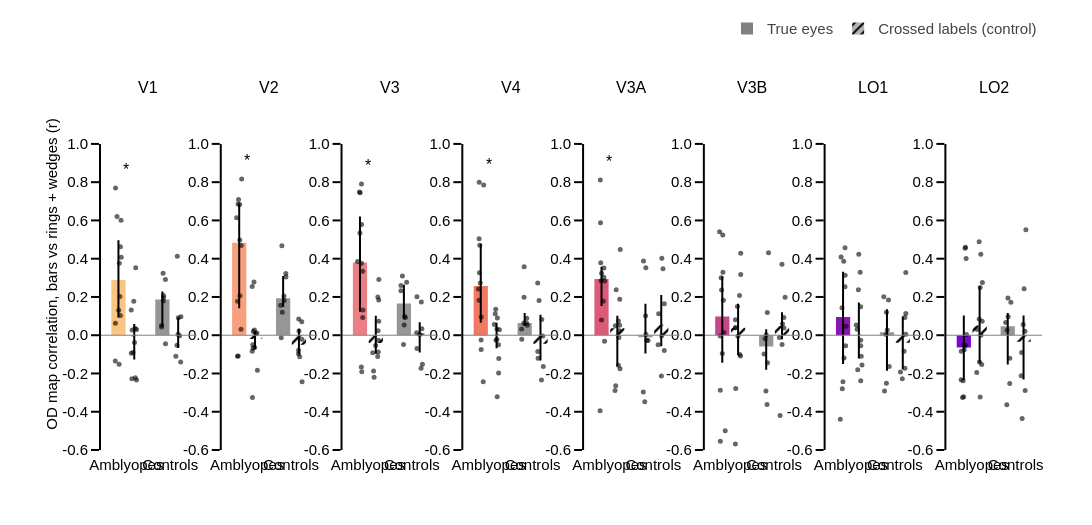

This figure's notebook cell:
### Markdown cell above
### Figure 3B — map correlation, true eyes vs crossed labels (all subjects)

For each subject and ROI, the weighted r between the OD maps of the two halves. Solid bars: true eyes; hatched: crossed labels (negative control). Median and 25-75 %, one dot per subject. Stars: true r > crossed r (paired Wilcoxon, one-sided, FDR over the 8 ROIs, per group); the test true r > 0 is in the table above.

### Code cell
rng = np.random.default_rng(0)
conds = [('r_true', '', 'True eyes'), ('r_crossed', '/', 'Crossed labels (control)')]
w = 0.36
r_ticks = nice_ticks(df_sh[['r_true', 'r_crossed']].values.ravel(), 0.2)
y_step = (r_ticks[-1] - r_ticks[0]) * 0.05
fig = make_subplots(rows=1, cols=cols, subplot_titles=rois_to_keep, horizontal_spacing=hor_spacing)
for col_idx, roi in enumerate(rois_to_keep, start=1):
    for g_i, group in enumerate(groups):
        dg = df_sh[(df_sh.roi == roi) & (df_sh.group == group)]
        color = roi_colors_rgb[roi] if group == 'patient' else ctrl_color
        for (value, pattern, _), off in zip(conds, [-w / 2, w / 2]):
            v = dg[value].dropna()
            med, p25, p75 = v.median(), np.percentile(v, 25), np.percentile(v, 75)
            fig.add_trace(go.Bar(x=[g_i + off], y=[med], width=w * 0.9, showlegend=False,
                                 marker=dict(color=color, pattern=dict(shape=pattern, fgcolor='rgba(0,0,0,1)', bgcolor='rgba(0,0,0,0)', size=8)),
                                 error_y=dict(type='data', array=[p75 - med], arrayminus=[med - p25], thickness=2, width=0, color='black')),
                          row=1, col=col_idx)
            fig.add_trace(go.Scatter(x=g_i + off + rng.uniform(-w * 0.2, w * 0.2, len(v)), y=v, mode='markers', showlegend=False,
                                     marker=dict(size=5, color='rgba(0,0,0,0.6)')), row=1, col=col_idx)
        top = max(dg.r_true.max(), dg.r_crossed.max(), 0)
        fig.add_annotation(x=g_i, y=top + y_step / 2, yanchor='bottom', showarrow=False, font=dict(size=16),
                           text=stars(sh_stats.loc[(group, roi), 'p_true_vs_crossed_fdr']), row=1, col=col_idx)
    xref, yref = 'x{}'.format('' if col_idx == 1 else col_idx), 'y{}'.format('' if col_idx == 1 else col_idx)
    fig.add_shape(type='line', x0=0, x1=1, y0=0, y1=0, xref='{} domain'.format(xref), yref=yref, line=dict(color='grey', width=1))
    fig.add_shape(type='line', x0=0, x1=0, y0=r_ticks[0], y1=r_ticks[-1], xref='{} domain'.format(xref), yref=yref,
                  line=dict(color=template_specs['axes_color'], width=template_specs['axes_width']))
for _, pattern, label in conds:
    fig.add_trace(go.Bar(x=[None], y=[None], name=label, marker=dict(color='rgba(128,128,128,1)',
                         pattern=dict(shape=pattern, fgcolor='rgba(0,0,0,1)', bgcolor='rgba(0,0,0,0.3)', size=8))), row=1, col=1)
fig.update_xaxes(showline=True, ticklen=0, linecolor='rgba(255,255,255,0)', tickangle=0, range=[-0.6, 1.6],
                 tickvals=[0, 1], ticktext=[group_labels[g] for g in groups])
fig.update_yaxes(showline=False, range=[r_ticks[0], r_ticks[-1] + 3 * y_step], tickvals=r_ticks,
                 ticktext=['{:.1f}'.format(t) for t in r_ticks])
fig.update_yaxes(title_text='OD map correlation, bars vs rings + wedges (r)', row=1, col=1)
fig.update_layout(template=fig_template, height=fig_height, width=fig_width,
                  legend=dict(orientation='h', font_family=template_specs['font'], font_size=template_specs['axes_font_size'],
                              x=1, y=1.15, xanchor='right', yanchor='bottom', bgcolor='rgba(0,0,0,0)', itemwidth=30),
                  margin_l=fig_margin[0], margin_t=fig_margin[1] + 40, margin_r=fig_margin[2], margin_b=fig_margin[3])
fig.show()
fig.write_image('{}/od_v6_fig3B_map_correlation_vs_crossed.pdf'.format(fig_dir))

### Figure 1 — Plotly figure (JSON) as saved in the notebook; plotly's stock layout.template omitted (floating-point values rounded to 4 significant figures)
{"data": [{"error_y": {"array": [0.2079], "arrayminus": [0.1965], "color": "black", "thickness": 2, "type": "data", "width": 0}, "marker": {"color": "rgb(250, 196, 132)", "pattern": {"bgcolor": "rgba(0, 0, 0, 0)", "fgcolor": "rgba(0, 0, 0, 1)", "shape": "", "size": 8}}, "showlegend": false, "type": "bar", "width": 0.324, "x": [-0.18], "xaxis": "x", "y": [0.2891], "yaxis": "y"}, {"marker": {"color": "rgba(0, 0, 0, 0.6)", "size": 5}, "mode": "markers", "showlegend": false, "type": "scatter", "x": [-0.1603, -0.2132, -0.2461, -0.2496, -0.1349, -0.1206, -0.1646, -0.147, -0.1737, -0.1173, -0.1345, -0.2516], "xaxis": "x", "y": [0.3755, 0.6199, 0.7698, 0.06251, 0.4624, 0.6006, -0.1524, 0.2027, 0.1301, 0.4081, 0.1026, -0.1352], "yaxis": "y"}, {"error_y": {"array": [0.06435], "arrayminus": [0.1209], "color": "black", "thickness": 2, "type": "data", "width": 0}, "marker": {"color": "rgb(250, 196, 132)", "pattern": {"bgcolor": "rgba(0, 0, 0, 0)", "fgcolor": "rgba(0, 0, 0, 1)", "shape": "/", "size": 8}}, "showlegend": false, "type": "bar", "width": 0.324, "x": [0.18], "xaxis": "x", "y": [-0.005415], "yaxis": "y"}, {"marker": {"color": "rgba(0, 0, 0, 0.6)", "size": 5}, "mode": "markers", "showlegend": false, "type": "scatter", "x": [0.2315, 0.1128, 0.2131, 0.1333, 0.2323, 0.186, 0.1512, 0.1689, 0.1121, 0.1259, 0.2046, 0.2012], "xaxis": "x", "y": [-0.2343, -0.09422, 0.3529, 0.02788, 0.02955, -0.03871, -0.09073, 0.1772, 0.1315, -0.2269, -0.2227, 0.03474], "yaxis": "y"}, {"error_y": {"array": [0.04108], "arrayminus": [0.1385], "color": "black", "thickness": 2, "type": "data", "width": 0}, "marker": {"color": "rgb(150,150,150)", "pattern": {"bgcolor": "rgba(0, 0, 0, 0)", "fgcolor": "rgba(0, 0, 0, 1)", "shape": "", "size": 8}}, "showlegend": false, "type": "bar", "width": 0.324, "x": [0.82], "xaxis": "x", "y": [0.1871], "yaxis": "y"}, {"marker": {"color": "rgba(0, 0, 0, 0.6)", "size": 5}, "mode": "markers", "showlegend": false, "type": "scatter", "x": [0.8366, 0.8032, 0.8916, 0.8892, 0.8467, 0.8417, 0.8471, 0.804], "xaxis": "x", "y": [0.3246, 0.04232, -0.04499, 0.2911, 0.2072, 0.1783, 0.1959, 0.05074], "yaxis": "y"}, {"error_y": {"array": [0.09156], "arrayminus": [0.06787], "color": "black", "thickness": 2, "type": "data", "width": 0}, "marker": {"color": "rgb(150,150,150)", "pattern": {"bgcolor": "rgba(0, 0, 0, 0)", "fgcolor": "rgba(0, 0, 0, 1)", "shape": "/", "size": 8}}, "showlegend": false, "type": "bar", "width": 0.324, "x": [1.18], "xaxis": "x", "y": [0.001136], "yaxis": "y"}, {"marker": {"color": "rgba(0, 0, 0, 0.6)", "size": 5}, "mode": "markers", "showlegend": false, "type": "scatter", "x": [1.127, 1.212, 1.184, 1.153, 1.178, 1.236, 1.243, 1.16], "xaxis": "x", "y": [-0.1096, -0.002195, 0.09163, -0.05243, 0.004466, -0.1401, 0.09591, 0.4125], "yaxis": "y"}, {"error_y": {"array": [0.2006], "arrayminus": [0.3423], "color": "black", "thickness": 2, "type": "data", "width": 0}, "marker": {"color": "rgb(248, 160, 126)", "pattern": {"bgcolor": "rgba(0, 0, 0, 0)", "fgcolor": "rgba(0, 0, 0, 1)", "shape": "", "size": 8}}, "showlegend": false, "type": "bar", "width": 0.324, "x": [-0.18], "xaxis": "x2", "y": [0.4835], "yaxis": "y2"}, {"marker": {"color": "rgba(0, 0, 0, 0.6)", "size": 5}, "mode": "markers", "showlegend": false, "type": "scatter", "x": [-0.1697, -0.2057, -0.1664, -0.2033, -0.1956, -0.1238, -0.2193, -0.1623, -0.2399, -0.1321, -0.1387, -0.2175], "xaxis": "x2", "y": [0.6836, 0.6855, 0.4975, -0.1084, 0.7088, 0.8162, -0.1097, 0.2068, 0.6141, 0.4695, 0.03099, 0.1779], "yaxis": "y2"}, {"error_y": {"array": [0.04174], "arrayminus": [0.0516], "color": "black", "thickness": 2, "type": "data", "width": 0}, "marker": {"color": "rgb(248, 160, 126)", "pattern": {"bgcolor": "rgba(0, 0, 0, 0)", "fgcolor": "rgba(0, 0, 0, 1)", "shape": "/", "size": 8}}, "showlegend": false, "type": "bar", "width": 0.324, "x": [0.18], "xaxis": "x2", "y": [-0.02013], "yaxis": "y2"}, {"marker": {"color": "rgba(0, 0, 0, 0.6)", "size": 5}, "mode": "markers", "showlegend": false, "type": "scatter", "x": [0.2342, 0.1164, 0.1564, 0.1296, 0.1728, 0.2227, 0.1412, 0.1155, 0.1663, 0.1366, 0.1211, 0.1916], "xaxis": "x2", "y": [-0.1829, -0.08428, 0.2784, -0.04966, -0.0643, 0.01222, 0.01966, 0.2549, 0.02745, -0.06755, -0.326, 0.009399], "yaxis": "y2"}, {"error_y": {"array": [0.1156], "arrayminus": [0.04567], "color": "black", "thickness": 2, "type": "data", "width": 0}, "marker": {"color": "rgb(150,150,150)", "pattern": {"bgcolor": "rgba(0, 0, 0, 0)", "fgcolor": "rgba(0, 0, 0, 1)", "shape": "", "size": 8}}, "showlegend": false, "type": "bar", "width": 0.324, "x": [0.82], "xaxis": "x2", "y": [0.1934], "yaxis": "y2"}, {"marker": {"color": "rgba(0, 0, 0, 0.6)", "size": 5}, "mode": "markers", "showlegend": false, "type": "scatter", "x": [0.791, 0.8448, 0.7767, 0.8837, 0.8006, 0.7632, 0.8386, 0.8815], "xaxis": "x2", "y": [0.4678, 0.1814, -0.0133, 0.3046, 0.1202, 0.157, 0.2055, 0.3225], "yaxis": "y2"}, {"error_y": {"array": [0.08365], "arrayminus": [0.051], "color": "black", "thickness": 2, "type": "data", "width": 0}, "marker": {"color": "rgb(150,150,150)", "pattern": {"bgcolor": "rgba(0, 0, 0, 0)", "fgcolor": "rgba(0, 0, 0, 1)", "shape": "/", "size": 8}}, "showlegend": false, "type": "bar", "width": 0.324, "x": [1.18], "xaxis": "x2", "y": [-0.0497], "yaxis": "y2"}, {"marker": {"color": "rgba(0, 0, 0, 0.6)", "size": 5}, "mode": "markers", "showlegend": false, "type": "scatter", "x": [1.171, 1.245, 1.18, 1.169, 1.197, 1.251, 1.245, 1.174], "xaxis": "x2", "y": [-0.07882, -0.02057, 0.02165, -0.09679, -0.1124, -0.2429, 0.07089, 0.08445], "yaxis": "y2"}, {"error_y": {"array": [0.2401], "arrayminus": [0.2581], "color": "black", "thickness": 2, "type": "data", "width": 0}, "marker": {"color": "rgb(235, 127, 134)", "pattern": {"bgcolor": "rgba(0, 0, 0, 0)", "fgcolor": "rgba(0, 0, 0, 1)", "shape": "", "size": 8}}, "showlegend": false, "type": "bar", "width": 0.324, "x": [-0.18], "xaxis": "x3", "y": [0.3805], "yaxis": "y3"}, {"marker": {"color": "rgba(0, 0, 0, 0.6)", "size": 5}, "mode": "markers", "showlegend": false, "type": "scatter", "x": [-0.1429, -0.1804, -0.1758, -0.1388, -0.1923, -0.1462, -0.1496, -0.1178, -0.2354, -0.147, -0.1185, -0.1126], "xaxis": "x3", "y": [0.5793, 0.5342, 0.7444, -0.191, 0.7485, 0.7907, -0.1655, 0.3342, 0.385, 0.3761, 0.09324, 0.1322], "yaxis": "y3"}, {"error_y": {"array": [0.1414], "arrayminus": [0.05636], "color": "black", "thickness": 2, "type": "data", "width": 0}, "marker": {"color": "rgb(235, 127, 134)", "pattern": {"bgcolor": "rgba(0, 0, 0, 0)", "fgcolor": "rgba(0, 0, 0, 1)", "shape": "/", "size": 8}}, "showlegend": false, "type": "bar", "width": 0.324, "x": [0.18], "xaxis": "x3", "y": [-0.04004], "yaxis": "y3"}, {"marker": {"color": "rgba(0, 0, 0, 0.6)", "size": 5}, "mode": "markers", "showlegend": false, "type": "scatter", "x": [0.1101, 0.2324, 0.2493, 0.2458, 0.1294, 0.2481, 0.2362, 0.2264, 0.1771, 0.1415, 0.2235, 0.241], "xaxis": "x3", "y": [-0.09132, 0.02369, 0.2914, 0.07363, -0.1871, 0.1845, -0.08819, 0.1996, -0.05343, -0.2193, -0.1116, -0.02665], "yaxis": "y3"}, {"error_y": {"array": [0.09873], "arrayminus": [0.08236], "color": "black", "thickness": 2, "type": "data", "width": 0}, "marker": {"color": "rgb(150,150,150)", "pattern": {"bgcolor": "rgba(0, 0, 0, 0)", "fgcolor": "rgba(0, 0, 0, 1)", "shape": "", "size": 8}}, "showlegend": false, "type": "bar", "width": 0.324, "x": [0.82], "xaxis": "x3", "y": [0.1653], "yaxis": "y3"}, {"marker": {"color": "rgba(0, 0, 0, 0.6)", "size": 5}, "mode": "markers", "showlegend": false, "type": "scatter", "x": [0.7863, 0.8256, 0.8118, 0.8821, 0.7538, 0.8534, 0.8365, 0.7521], "xaxis": "x3", "y": [0.3089, 0.05352, -0.04817, 0.2766, 0.2598, 0.09269, 0.09822, 0.2323], "yaxis": "y3"}, {"error_y": {"array": [0.05979], "arrayminus": [0.09877], "color": "black", "thickness": 2, "type": "data", "width": 0}, "marker": {"color": "rgb(150,150,150)", "pattern": {"bgcolor": "rgba(0, 0, 0, 0)", "fgcolor": "rgba(0, 0, 0, 1)", "shape": "/", "size": 8}}, "showlegend": false, "type": "bar", "width": 0.324, "x": [1.18], "xaxis": "x3", "y": [0.008632], "yaxis": "y3"}, {"marker": {"color": "rgba(0, 0, 0, 0.6)", "size": 5}, "mode": "markers", "showlegend": false, "type": "scatter", "x": [1.212, 1.11, 1.217, 1.182, 1.242, 1.118, 1.229, 1.118], "xaxis": "x3", "y": [-0.1727, 0.01351, 0.1741, 0.003751, -0.1519, -0.06954, 0.03321, 0.2015], "yaxis": "y3"}, {"error_y": {"array": [0.2213], "arrayminus": [0.1917], "color": "black", "thickness": 2, "type": "data", "width": 0}, "marker": {"color": "rgb(240, 120, 100)", "pattern": {"bgcolor": "rgba(0, 0, 0, 0)", "fgcolor": "rgba(0, 0, 0, 1)", "shape": "", "size": 8}}, "showlegend": false, "type": "bar", "width": 0.324, "x": [-0.18], "xaxis": "x4", "y": [0.2572], "yaxis": "y4"}, {"marker": {"color": "rgba(0, 0, 0, 0.6)", "size": 5}, "mode": "markers", "showlegend": false, "type": "scatter", "x": [-0.2024, -0.19, -0.1129, -0.171, -0.2147, -0.2172, -0.1241, -0.2195, -0.2341, -0.2105, -0.1676, -0.1722], "xaxis": "x4", "y": [0.4698, 0.2724, 0.7849, -0.07405, 0.799, 0.5047, -0.2432, 0.1824, 0.242, 0.3264, 0.09587, -0.02557], "yaxis": "y4"}, {"error_y": {"array": [0.06129], "arrayminus": [0.07144], "color": "black", "thickness": 2, "type": "data", "width": 0}, "marker": {"color": "rgb(240, 120, 100)", "pattern": {"bgcolor": "rgba(0, 0, 0, 0)", "fgcolor": "rgba(0, 0, 0, 1)", "shape": "/", "size": 8}}, "showlegend": false, "type": "bar", "width": 0.324, "x": [0.18], "xaxis": "x4", "y": [0.003558], "yaxis": "y4"}, {"marker": {"color": "rgba(0, 0, 0, 0.6)", "size": 5}, "mode": "markers", "showlegend": false, "type": "scatter", "x": [0.2246, 0.1887, 0.1495, 0.1675, 0.2258, 0.1982, 0.2461, 0.1612, 0.1876, 0.1935, 0.2302, 0.1289], "xaxis": "x4", "y": [-0.04985, 0.03289, 0.1122, -0.0267, -0.1977, 0.08984, 0.02872, 0.1357, -0.0216, -0.3215, -0.1219, 0.05651], "yaxis": "y4"}, {"error_y": {"array": [0.05256], "arrayminus": [0.01604], "color": "black", "thickness": 2, "type": "data", "width": 0}, "marker": {"color": "rgb(150,150,150)", "pattern": {"bgcolor": "rgba(0, 0, 0, 0)", "fgcolor": "rgba(0, 0, 0, 1)", "shape": "", "size": 8}}, "showlegend": false, "type": "bar", "width": 0.324, "x": [0.82], "xaxis": "x4", "y": [0.06388], "yaxis": "y4"}, {"marker": {"color": "rgba(0, 0, 0, 0.6)", "size": 5}, "mode": "markers", "showlegend": false, "type": "scatter", "x": [0.8065, 0.879, 0.7542, 0.8665, 0.8078, 0.8675, 0.7494, 0.8006], "xaxis": "x4", "y": [0.198, 0.05274, -0.02171, 0.06411, 0.3577, 0.08926, 0.0331, 0.06364], "yaxis": "y4"}, {"error_y": {"array": [0.152], "arrayminus": [0.08659], "color": "black", "thickness": 2, "type": "data", "width": 0}, "marker": {"color": "rgb(150,150,150)", "pattern": {"bgcolor": "rgba(0, 0, 0, 0)", "fgcolor": "rgba(0, 0, 0, 1)", "shape": "/", "size": 8}}, "showlegend": false, "type": "bar", "width": 0.324, "x": [1.18], "xaxis": "x4", "y": [-0.04494], "yaxis": "y4"}, {"marker": {"color": "rgba(0, 0, 0, 0.6)", "size": 5}, "mode": "markers", "showlegend": false, "type": "scatter", "x": [1.119, 1.202, 1.147, 1.209, 1.244, 1.126, 1.233, 1.117], "xaxis": "x4", "y": [-0.08534, -0.2341, 0.181, 0.08239, -0.1634, -0.1209, -0.004542, 0.2728], "yaxis": "y4"}, {"error_y": {"array": [0.064], "arrayminus": [0.1418], "color": "black", "thickness": 2, "type": "data", "width": 0}, "marker": {"color": "rgb(220, 90, 120)", "pattern": {"bgcolor": "rgba(0, 0, 0, 0)", "fgcolor": "rgba(0, 0, 0, 1)", "shape": "", "size": 8}}, "showlegend": false, "type": "bar", "width": 0.324, "x": [-0.18], "xaxis": "x5", "y": [0.2943], "yaxis": "y5"}, {"marker": {"color": "rgba(0, 0, 0, 0.6)", "size": 5}, "mode": "markers", "showlegend": false, "type": "scatter", "x": [-0.1972, -0.1901, -0.1816, -0.1114, -0.1403, -0.2075, -0.2131, -0.1277, -0.1251, -0.1785, -0.2024, -0.1087], "xaxis": "x5", "y": [0.3785, 0.2853, 0.07889, -0.03186, 0.1771, 0.8108, -0.3947, 0.3034, 0.3516, 0.324, 0.5877, 0.2837], "yaxis": "y5"}, {"error_y": {"array": [0.06614], "arrayminus": [0.198], "color": "black", "thickness": 2, "type": "data", "width": 0}, "marker": {"color": "rgb(220, 90, 120)", "pattern": {"bgcolor": "rgba(0, 0, 0, 0)", "fgcolor": "rgba(0, 0, 0, 1)", "shape": "/", "size": 8}}, "showlegend": false, "type": "bar", "width": 0.324, "x": [0.18], "xaxis": "x5", "y": [0.0361], "yaxis": "y5"}, {"marker": {"color": "rgba(0, 0, 0, 0.6)", "size": 5}, "mode": "markers", "showlegend": false, "type": "scatter", "x": [0.1535, 0.1343, 0.2347, 0.225, 0.2042, 0.246, 0.2413, 0.2157, 0.2319, 0.1436, 0.1283, 0.2045], "xaxis": "x5", "y": [0.2382, 0.04934, 0.1879, 0.02286, 0.07368, 0.4478, -0.1754, -0.01146, 0.05224, -0.2648, -0.2896, -0.1574], "yaxis": "y5"}, {"error_y": {"array": [0.1753], "arrayminus": [0.08432], "color": "black", "thickness": 2, "type": "data", "width": 0}, "marker": {"color": "rgb(150,150,150)", "pattern": {"bgcolor": "rgba(0, 0, 0, 0)", "fgcolor": "rgba(0, 0, 0, 1)", "shape": "", "size": 8}}, "showlegend": false, "type": "bar", "width": 0.324, "x": [0.82], "xaxis": "x5", "y": [-0.01084], "yaxis": "y5"}, {"marker": {"color": "rgba(0, 0, 0, 0.6)", "size": 5}, "mode": "markers", "showlegend": false, "type": "scatter", "x": [0.8509, 0.7721, 0.805, 0.8791, 0.8288, 0.8313, 0.776, 0.8237], "xaxis": "x5", "y": [-0.02608, -0.297, -0.3483, -0.02787, 0.3523, 0.004406, 0.3875, 0.1018], "yaxis": "y5"}, {"error_y": {"array": [0.1554], "arrayminus": [0.1123], "color": "black", "thickness": 2, "type": "data", "width": 0}, "marker": {"color": "rgb(150,150,150)", "pattern": {"bgcolor": "rgba(0, 0, 0, 0)", "fgcolor": "rgba(0, 0, 0, 1)", "shape": "/", "size": 8}}, "showlegend": false, "type": "bar", "width": 0.324, "x": [1.18], "xaxis": "x5", "y": [0.05484], "yaxis": "y5"}, {"marker": {"color": "rgba(0, 0, 0, 0.6)", "size": 5}, "mode": "markers", "showlegend": false, "type": "scatter", "x": [1.183, 1.121, 1.249, 1.19, 1.109, 1.219, 1.249, 1.193], "xaxis": "x5", "y": [-0.2135, 0.1119, 0.1644, -0.00218, -0.04976, 0.3477, -0.08044, 0.4025], "yaxis": "y5"}, {"error_y": {"array": [0.2096], "arrayminus": [0.242], "color": "black", "thickness": 2, "type": "data", "width": 0}, "marker": {"color": "rgb(200, 70, 140)", "pattern": {"bgcolor": "rgba(0, 0, 0, 0)", "fgcolor": "rgba(0, 0, 0, 1)", "shape": "", "size": 8}}, "showlegend": false, "type": "bar", "width": 0.324, "x": [-0.18], "xaxis": "x6", "y": [0.09831], "yaxis": "y6"}, {"marker": {"color": "rgba(0, 0, 0, 0.6)", "size": 5}, "mode": "markers", "showlegend": false, "type": "scatter", "x": [-0.206, -0.225, -0.1552, -0.2239, -0.1688, -0.1653, -0.1134, -0.2416, -0.18, -0.1448, -0.2265, -0.1961], "xaxis": "x6", "y": [0.3006, -0.2882, 0.1826, -0.5539, 0.5236, 0.3296, -0.4992, 0.5404, -0.09554, 0.01396, -0.003895, 0.2361], "yaxis": "y6"}, {"error_y": {"array": [0.1252], "arrayminus": [0.1423], "color": "black", "thickness": 2, "type": "data", "width": 0}, "marker": {"color": "rgb(200, 70, 140)", "pattern": {"bgcolor": "rgba(0, 0, 0, 0)", "fgcolor": "rgba(0, 0, 0, 1)", "shape": "/", "size": 8}}, "showlegend": false, "type": "bar", "width": 0.324, "x": [0.18], "xaxis": "x6", "y": [0.03933], "yaxis": "y6"}, {"marker": {"color": "rgba(0, 0, 0, 0.6)", "size": 5}, "mode": "markers", "showlegend": false, "type": "scatter", "x": [0.1171, 0.2125, 0.1206, 0.1649, 0.2338, 0.176, 0.2394, 0.2183, 0.2398, 0.1263, 0.1186, 0.1181], "xaxis": "x6", "y": [0.03914, 0.2075, 0.03951, 0.1502, -0.1082, -0.005649, 0.4283, -0.1013, 0.3179, -0.2787, 0.08038, -0.5682], "yaxis": "y6"}, {"error_y": {"array": [0.08959], "arrayminus": [0.1221], "color": "black", "thickness": 2, "type": "data", "width": 0}, "marker": {"color": "rgb(150,150,150)", "pattern": {"bgcolor": "rgba(0, 0, 0, 0)", "fgcolor": "rgba(0, 0, 0, 1)", "shape": "", "size": 8}}, "showlegend": false, "type": "bar", "width": 0.324, "x": [0.82], "xaxis": "x6", "y": [-0.05835], "yaxis": "y6"}, {"marker": {"color": "rgba(0, 0, 0, 0.6)", "size": 5}, "mode": "markers", "showlegend": false, "type": "scatter", "x": [0.8731, 0.8393, 0.8195, 0.7716, 0.845, 0.7938, 0.8504, 0.8143], "xaxis": "x6", "y": [0.4311, -0.3622, 0.002146, -0.0984, 0.1185, -0.0183, -0.1433, -0.2919], "yaxis": "y6"}, {"error_y": {"array": [0.07123], "arrayminus": [0.06898], "color": "black", "thickness": 2, "type": "data", "width": 0}, "marker": {"color": "rgb(150,150,150)", "pattern": {"bgcolor": "rgba(0, 0, 0, 0)", "fgcolor": "rgba(0, 0, 0, 1)", "shape": "/", "size": 8}}, "showlegend": false, "type": "bar", "width": 0.324, "x": [1.18], "xaxis": "x6", "y": [0.04834], "yaxis": "y6"}, {"marker": {"color": "rgba(0, 0, 0, 0.6)", "size": 5}, "mode": "markers", "showlegend": false, "type": "scatter", "x": [1.181, 1.222, 1.121, 1.191, 1.136, 1.224, 1.178, 1.25], "xaxis": "x6", "y": [-0.0486, 0.09311, -0.01131, 0.05953, -0.4193, 0.03715, 0.3704, 0.199], "yaxis": "y6"}, {"error_y": {"array": [0.237], "arrayminus": [0.245], "color": "black", "thickness": 2, "type": "data", "width": 0}, "marker": {"color": "rgb(140, 20, 180)", "pattern": {"bgcolor": "rgba(0, 0, 0, 0)", "fgcolor": "rgba(0, 0, 0, 1)", "shape": "", "size": 8}}, "showlegend": false, "type": "bar", "width": 0.324, "x": [-0.18], "xaxis": "x7", "y": [0.09509], "yaxis": "y7"}, {"marker": {"color": "rgba(0, 0, 0, 0.6)", "size": 5}, "mode": "markers", "showlegend": false, "type": "scatter", "x": [-0.2257, -0.1133, -0.1367, -0.1827, -0.1349, -0.1652, -0.1577, -0.1204, -0.2426, -0.1318, -0.197, -0.2051], "xaxis": "x7", "y": [0.409, 0.04632, 0.253, -0.2437, 0.4569, 0.3865, -0.1186, -0.05566, -0.4387, 0.3139, -0.2804, 0.1439], "yaxis": "y7"}, {"error_y": {"array": [0.1686], "arrayminus": [0.1237], "color": "black", "thickness": 2, "type": "data", "width": 0}, "marker": {"color": "rgb(140, 20, 180)", "pattern": {"bgcolor": "rgba(0, 0, 0, 0)", "fgcolor": "rgba(0, 0, 0, 1)", "shape": "/", "size": 8}}, "showlegend": false, "type": "bar", "width": 0.324, "x": [0.18], "xaxis": "x7", "y": [0.002506], "yaxis": "y7"}, {"marker": {"color": "rgba(0, 0, 0, 0.6)", "size": 5}, "mode": "markers", "showlegend": false, "type": "scatter", "x": [0.2511, 0.2205, 0.1779, 0.1689, 0.2344, 0.1205, 0.21, 0.2216, 0.2231, 0.1544, 0.2227, 0.1404], "xaxis": "x7", "y": [-0.1559, 0.1491, 0.4228, 0.2374, -0.1097, 0.05328, 0.3297, -0.02677, -0.2386, -0.1803, -0.05469, 0.03178], "yaxis": "y7"}, {"error_y": {"array": [0.1208], "arrayminus": [0.2014], "color": "black", "thickness": 2, "type": "data", "width": 0}, "marker": {"color": "rgb(150,150,150)", "pattern": {"bgcolor": "rgba(0, 0, 0, 0)", "fgcolor": "rgba(0, 0, 0, 1)", "shape": "", "size": 8}}, "showlegend": false, "type": "bar", "width": 0.324, "x": [0.82], "xaxis": "x7", "y": [0.01555], "yaxis": "y7"}, {"marker": {"color": "rgba(0, 0, 0, 0.6)", "size": 5}, "mode": "markers", "showlegend": false, "type": "scatter", "x": [0.8002, 0.8081, 0.826, 0.7642, 0.8066, 0.748, 0.8552, 0.8707], "xaxis": "x7", "y": [0.003359, 0.1205, 0.02775, -0.2911, -0.2513, 0.2015, 0.1839, -0.164], "yaxis": "y7"}, {"error_y": {"array": [0.137], "arrayminus": [0.1383], "color": "black", "thickness": 2, "type": "data", "width": 0}, "marker": {"color": "rgb(150,150,150)", "pattern": {"bgcolor": "rgba(0, 0, 0, 0)", "fgcolor": "rgba(0, 0, 0, 1)", "shape": "/", "size": 8}}, "showlegend": false, "type": "bar", "width": 0.324, "x": [1.18], "xaxis": "x7", "y": [-0.03914], "yaxis": "y7"}, {"marker": {"color": "rgba(0, 0, 0, 0.6)", "size": 5}, "mode": "markers", "showlegend": false, "type": "scatter", "x": [1.128, 1.209, 1.226, 1.249, 1.23, 1.169, 1.249, 1.248], "xaxis": "x7", "y": [-0.1922, -0.08398, 0.09274, 0.1132, -0.1725, -0.2274, 0.005694, 0.3277], "yaxis": "y7"}, {"error_y": {"array": [0.168], "arrayminus": [0.1701], "color": "black", "thickness": 2, "type": "data", "width": 0}, "marker": {"color": "rgb(120, 10, 200)", "pattern": {"bgcolor": "rgba(0, 0, 0, 0)", "fgcolor": "rgba(0, 0, 0, 1)", "shape": "", "size": 8}}, "showlegend": false, "type": "bar", "width": 0.324, "x": [-0.18], "xaxis": "x8", "y": [-0.06458], "yaxis": "y8"}, {"marker": {"color": "rgba(0, 0, 0, 0.6)", "size": 5}, "mode": "markers", "showlegend": false, "type": "scatter", "x": [-0.1795, -0.1435, -0.1204, -0.1834, -0.1276, -0.151, -0.2097, -0.1415, -0.1698, -0.2385, -0.1956, -0.2414], "xaxis": "x8", "y": [-0.0496, -0.05354, 0.004121, -0.3218, 0.4014, 0.4543, -0.3252, 0.4593, -0.07562, -0.08319, -0.2386, -0.2334], "yaxis": "y8"}, {"error_y": {"array": [0.2049], "arrayminus": [0.1949], "color": "black", "thickness": 2, "type": "data", "width": 0}, "marker": {"color": "rgb(120, 10, 200)", "pattern": {"bgcolor": "rgba(0, 0, 0, 0)", "fgcolor": "rgba(0, 0, 0, 1)", "shape": "/", "size": 8}}, "showlegend": false, "type": "bar", "width": 0.324, "x": [0.18], "xaxis": "x8", "y": [0.0511], "yaxis": "y8"}, {"marker": {"color": "rgba(0, 0, 0, 0.6)", "size": 5}, "mode": "markers", "showlegend": false, "type": "scatter", "x": [0.1766, 0.1697, 0.169, 0.1924, 0.1257, 0.2425, 0.2065, 0.2266, 0.2371, 0.192, 0.1138, 0.2105], "xaxis": "x8", "y": [-0.1405, 0.08502, 0.4885, 0.2496, 0.02963, 0.2755, 0.4231, -0.1537, 0.07258, -0.3228, -0.1943, -0.0003785], "yaxis": "y8"}, {"error_y": {"array": [0.06919], "arrayminus": [0.2002], "color": "black", "thickness": 2, "type": "data", "width": 0}, "marker": {"color": "rgb(150,150,150)", "pattern": {"bgcolor": "rgba(0, 0, 0, 0)", "fgcolor": "rgba(0, 0, 0, 1)", "shape": "", "size": 8}}, "showlegend": false, "type": "bar", "width": 0.324, "x": [0.82], "xaxis": "x8", "y": [0.04681], "yaxis": "y8"}, {"marker": {"color": "rgba(0, 0, 0, 0.6)", "size": 5}, "mode": "markers", "showlegend": false, "type": "scatter", "x": [0.8299, 0.8669, 0.8246, 0.8651, 0.8916, 0.7985, 0.7726, 0.8044], "xaxis": "x8", "y": [0.09716, -0.1205, 0.195, -0.252, 0.1725, -0.3638, 0.06701, 0.02661], "yaxis": "y8"}, {"error_y": {"array": [0.1373], "arrayminus": [0.1968], "color": "black", "thickness": 2, "type": "data", "width": 0}, "marker": {"color": "rgb(150,150,150)", "pattern": {"bgcolor": "rgba(0, 0, 0, 0)", "fgcolor": "rgba(0, 0, 0, 1)", "shape": "/", "size": 8}}, "showlegend": false, "type": "bar", "width": 0.324, "x": [1.18], "xaxis": "x8", "y": [-0.03442], "yaxis": "y8"}, {"marker": {"color": "rgba(0, 0, 0, 0.6)", "size": 5}, "mode": "markers", "showlegend": false, "type": "scatter", "x": [1.216, 1.171, 1.193, 1.126, 1.213, 1.148, 1.135, 1.232], "xaxis": "x8", "y": [-0.2895, 0.05617, 0.2429, -0.2118, 0.02108, -0.4351, -0.08993, 0.5511], "yaxis": "y8"}, {"marker": {"color": "rgba(128,128,128,1)", "pattern": {"bgcolor": "rgba(0, 0, 0, 0.3)", "fgcolor": "rgba(0, 0, 0, 1)", "shape": "", "size": 8}}, "name": "True eyes", "type": "bar", "x": [null], "xaxis": "x", "y": [null], "yaxis": "y"}, {"marker": {"color": "rgba(128,128,128,1)", "pattern": {"bgcolor": "rgba(0, 0, 0, 0.3)", "fgcolor": "rgba(0, 0, 0, 1)", "shape": "/", "size": 8}}, "name": "Crossed labels (control)", "type": "bar", "x": [null], "xaxis": "x", "y": [null], "yaxis": "y"}], "layout": {"annotations": [{"font": {"size": 16}, "showarrow": false, "text": "V1", "x": 0.05128, "xanchor": "center", "xref": "paper", "y": 1, "yanchor": "bottom", "yref": "paper"}, {"font": {"size": 16}, "showarrow": false, "text": "V2", "x": 0.1795, "xanchor": "center", "xref": "paper", "y": 1, "yanchor": "bottom", "yref": "paper"}, {"font": {"size": 16}, "showarrow": false, "text": "V3", "x": 0.3077, "xanchor": "center", "xref": "paper", "y": 1, "yanchor": "bottom", "yref": "paper"}, {"font": {"size": 16}, "showarrow": false, "text": "V4", "x": 0.4359, "xanchor": "center", "xref": "paper", "y": 1, "yanchor": "bottom", "yref": "paper"}, {"font": {"size": 16}, "showarrow": false, "text": "V3A", "x": 0.5641, "xanchor": "center", "xref": "paper", "y": 1, "yanchor": "bottom", "yref": "paper"}, {"font": {"size": 16}, "showarrow": false, "text": "V3B", "x": 0.6923, "xanchor": "center", "xref": "paper", "y": 1, "yanchor": "bottom", "yref": "paper"}, {"font": {"size": 16}, "showarrow": false, "text": "LO1", "x": 0.8205, "xanchor": "center", "xref": "paper", "y": 1, "yanchor": "bottom", "yref": "paper"}, {"font": {"size": 16}, "showarrow": false, "text": "LO2", "x": 0.9487, "xanchor": "center", "xref": "paper", "y": 1, "yanchor": "bottom", "yref": "paper"}, {"font": {"size": 16}, "showarrow": false, "text": "*", "x": 0, "xref": "x", "y": 0.8098, "yanchor": "bottom", "yref": "y"}, {"font": {"size": 16}, "showarrow": false, "text": "", "x": 1, "xref": "x", "y": 0.4525, "yanchor": "bottom", "yref": "y"}, {"font": {"size": 16}, "showarrow": false, "text": "*", "x": 0, "xref": "x2", "y": 0.8562, "yanchor": "bottom", "yref": "y2"}, {"font": {"size": 16}, "showarrow": false, "text": "", "x": 1, "xref": "x2", "y": 0.5078, "yanchor": "bottom", "yref": "y2"}, {"font": {"size": 16}, "showarrow": false, "text": "*", "x": 0, "xref": "x3", "y": 0.8307, "yanchor": "bottom", "yref": "y3"}, {"font": {"size": 16}, "showarrow": false, "text": "", "x": 1, "xref": "x3", "y": 0.3489, "yanchor": "bottom", "yref": "y3"}, {"font": {"size": 16}, "showarrow": false, "text": "*", "x": 0, "xref": "x4", "y": 0.839, "yanchor": "bottom", "yref": "y4"}, {"font": {"size": 16}, "showarrow": false, "text": "", "x": 1, "xref": "x4", "y": 0.3977, "yanchor": "bottom", "yref": "y4"}, {"font": {"size": 16}, "showarrow": false, "text": "*", "x": 0, "xref": "x5", "y": 0.8508, "yanchor": "bottom", "yref": "y5"}, {"font": {"size": 16}, "showarrow": false, "text": "", "x": 1, "xref": "x5", "y": 0.4425, "yanchor": "bottom", "yref": "y5"}, {"font": {"size": 16}, "showarrow": false, "text": "", "x": 0, "xref": "x6", "y": 0.5804, "yanchor": "bottom", "yref": "y6"}, {"font": {"size": 16}, "showarrow": false, "text": "", "x": 1, "xref": "x6", "y": 0.4711, "yanchor": "bottom", "yref": "y6"}, {"font": {"size": 16}, "showarrow": false, "text": "", "x": 0, "xref": "x7", "y": 0.4969, "yanchor": "bottom", "yref": "y7"}, {"font": {"size": 16}, "showarrow": false, "text": "", "x": 1, "xref": "x7", "y": 0.3677, "yanchor": "bottom", "yref": "y7"}, {"font": {"size": 16}, "showarrow": false, "text": "", "x": 0, "xref": "x8", "y": 0.5285, "yanchor": "bottom", "yref": "y8"}, {"font": {"size": 16}, "showarrow": false, "text": "", "x": 1, "xref": "x8", "y": 0.5911, "yanchor": "bottom", "yref": "y8"}], "height": 525, "legend": {"bgcolor": "rgba(0, 0, 0, 0)", "font": {"family": "Arial", "size": 15}, "itemwidth": 30, "orientation": "h", "x": 1, "xanchor": "right", "y": 1.15, "yanchor": "bottom"}, "margin": {"b": 75, "l": 100, "r": 50, "t": 90}, "shapes": [{"line": {"color": "grey", "width": 1}, "type": "line", "x0": 0, "x1": 1, "xref": "x domain", "y0": 0, "y1": 0, "yref": "y"}, {"line": {"color": "rgba(0, 0, 0, 1)", "width": 2}, "type": "line", "x0": 0, "x1": 0, "xref": "x domain", "y0": -0.6, "y1": 1, "yref": "y"}, {"line": {"color": "grey", "width": 1}, "type": "line", "x0": 0, "x1": 1, "xref": "x2 domain", "y0": 0, "y1": 0, "yref": "y2"}, {"line": {"color": "rgba(0, 0, 0, 1)", "width": 2}, "type": "line", "x0": 0, "x1": 0, "xref": "x2 domain", "y0": -0.6, "y1": 1, "yref": "y2"}, {"line": {"color": "grey", "width": 1}, "type": "line", "x0": 0, "x1": 1, "xref": "x3 domain", "y0": 0, "y1": 0, "yref": "y3"}, {"line": {"color": "rgba(0, 0, 0, 1)", "width": 2}, "type": "line", "x0": 0, "x1": 0, "xref": "x3 domain", "y0": -0.6, "y1": 1, "yref": "y3"}, {"line": {"color": "grey", "width": 1}, "type": "line", "x0": 0, "x1": 1, "xref": "x4 domain", "y0": 0, "y1": 0, "yref": "y4"}, {"line": {"color": "rgba(0, 0, 0, 1)", "width": 2}, "type": "line", "x0": 0, "x1": 0, "xref": "x4 domain", "y0": -0.6, "y1": 1, "yref": "y4"}, {"line": {"color": "grey", "width": 1}, "type": "line", "x0": 0, "x1": 1, "xref": "x5 domain", "y0": 0, "y1": 0, "yref": "y5"}, {"line": {"color": "rgba(0, 0, 0, 1)", "width": 2}, "type": "line", "x0": 0, "x1": 0, "xref": "x5 domain", "y0": -0.6, "y1": 1, "yref": "y5"}, {"line": {"color": "grey", "width": 1}, "type": "line", "x0": 0, "x1": 1, "xref": "x6 domain", "y0": 0, "y1": 0, "yref": "y6"}, {"line": {"color": "rgba(0, 0, 0, 1)", "width": 2}, "type": "line", "x0": 0, "x1": 0, "xref": "x6 domain", "y0": -0.6, "y1": 1, "yref": "y6"}, {"line": {"color": "grey", "width": 1}, "type": "line", "x0": 0, "x1": 1, "xref": "x7 domain", "y0": 0, "y1": 0, "yref": "y7"}, {"line": {"color": "rgba(0, 0, 0, 1)", "width": 2}, "type": "line", "x0": 0, "x1": 0, "xref": "x7 domain", "y0": -0.6, "y1": 1, "yref": "y7"}, {"line": {"color": "grey", "width": 1}, "type": "line", "x0": 0, "x1": 1, "xref": "x8 domain", "y0": 0, "y1": 0, "yref": "y8"}, {"line": {"color": "rgba(0, 0, 0, 1)", "width": 2}, "type": "line", "x0": 0, "x1": 0, "xref": "x8 domain", "y0": -0.6, "y1": 1, "yref": "y8"}], "width": 2100, "xaxis": {"anchor": "y", "domain": [0, 0.1026], "linecolor": "rgba(255,255,255,0)", "range": [-0.6, 1.6], "showline": true, "tickangle": 0, "ticklen": 0, "ticktext": ["Amblyopes", "Controls"], "tickvals": [0, 1], "type": "linear"}, "xaxis2": {"anchor": "y2", "domain": [0.1282, 0.2308], "linecolor": "rgba(255,255,255,0)", "range": [-0.6, 1.6], "showline": true, "tickangle": 0, "ticklen": 0, "ticktext": ["Amblyopes", "Controls"], "tickvals": [0, 1], "type": "linear"}, "xaxis3": {"anchor": "y3", "domain": [0.2564, 0.359], "linecolor": "rgba(255,255,255,0)", "range": [-0.6, 1.6], "showline": true, "tickangle": 0, "ticklen": 0, "ticktext": ["Amblyopes", "Controls"], "tickvals": [0, 1], "type": "linear"}, "xaxis4": {"anchor": "y4", "domain": [0.3846, 0.4872], "linecolor": "rgba(255,255,255,0)", "range": [-0.6, 1.6], "showline": true, "tickangle": 0, "ticklen": 0, "ticktext": ["Amblyopes", "Controls"], "tickvals": [0, 1], "type": "linear"}, "xaxis5": {"anchor": "y5", "domain": [0.5128, 0.6154], "linecolor": "rgba(255,255,255,0)", "range": [-0.6, 1.6], "showline": true, "tickangle": 0, "ticklen": 0, "ticktext": ["Amblyopes", "Controls"], "tickvals": [0, 1], "type": "linear"}, "xaxis6": {"anchor": "y6", "domain": [0.641, 0.7436], "linecolor": "rgba(255,255,255,0)", "range": [-0.6, 1.6], "showline": true, "tickangle": 0, "ticklen": 0, "ticktext": ["Amblyopes", "Controls"], "tickvals": [0, 1], "type": "linear"}, "xaxis7": {"anchor": "y7", "domain": [0.7692, 0.8718], "linecolor": "rgba(255,255,255,0)", "range": [-0.6, 1.6], "showline": true, "tickangle": 0, "ticklen": 0, "ticktext": ["Amblyopes", "Controls"], "tickvals": [0, 1], "type": "linear"}, "xaxis8": {"anchor": "y8", "domain": [0.8974, 1.0], "linecolor": "rgba(255,255,255,0)", "range": [-0.6, 1.6], "showline": true, "tickangle": 0, "ticklen": 0, "ticktext": ["Amblyopes", "Controls"], "tickvals": [0, 1], "type": "linear"}, "yaxis": {"anchor": "x", "domain": [0, 1], "range": [-0.6, 1.24], "showline": false, "ticktext": ["-0.6", "-0.4", "-0.2", "0.0", "0.2", "0.4", "0.6", "0.8", "1.0"], "tickvals": [-0.6, -0.4, -0.2, 0, 0.2, 0.4, 0.6, 0.8, 1], "title": {"text": "OD map correlation, bars vs rings + wedges (r)"}, "type": "linear"}, "yaxis2": {"anchor": "x2", "domain": [0, 1], "range": [-0.6, 1.24], "showline": false, "ticktext": ["-0.6", "-0.4", "-0.2", "0.0", "0.2", "0.4", "0.6", "0.8", "1.0"], "tickvals": [-0.6, -0.4, -0.2, 0, 0.2, 0.4, 0.6, 0.8, 1], "type": "linear"}, "yaxis3": {"anchor": "x3", "domain": [0, 1], "range": [-0.6, 1.24], "showline": false, "ticktext": ["-0.6", "-0.4", "-0.2", "0.0", "0.2", "0.4", "0.6", "0.8", "1.0"], "tickvals": [-0.6, -0.4, -0.2, 0, 0.2, 0.4, 0.6, 0.8, 1], "type": "linear"}, "yaxis4": {"anchor": "x4", "domain": [0, 1], "range": [-0.6, 1.24], "showline": false, "ticktext": ["-0.6", "-0.4", "-0.2", "0.0", "0.2", "0.4", "0.6", "0.8", "1.0"], "tickvals": [-0.6, -0.4, -0.2, 0, 0.2, 0.4, 0.6, 0.8, 1], "type": "linear"}, "yaxis5": {"anchor": "x5", "domain": [0, 1], "range": [-0.6, 1.24], "showline": false, "ticktext": ["-0.6", "-0.4", "-0.2", "0.0", "0.2", "0.4", "0.6", "0.8", "1.0"], "tickvals": [-0.6, -0.4, -0.2, 0, 0.2, 0.4, 0.6, 0.8, 1], "type": "linear"}, "yaxis6": {"anchor": "x6", "domain": [0, 1], "range": [-0.6, 1.24], "showline": false, "ticktext": ["-0.6", "-0.4", "-0.2", "0.0", "0.2", "0.4", "0.6", "0.8", "1.0"], "tickvals": [-0.6, -0.4, -0.2, 0, 0.2, 0.4, 0.6, 0.8, 1], "type": "linear"}, "yaxis7": {"anchor": "x7", "domain": [0, 1], "range": [-0.6, 1.24], "showline": false, "ticktext": ["-0.6", "-0.4", "-0.2", "0.0", "0.2", "0.4", "0.6", "0.8", "1.0"], "tickvals": [-0.6, -0.4, -0.2, 0, 0.2, 0.4, 0.6, 0.8, 1], "type": "linear"}, "yaxis8": {"anchor": "x8", "domain": [0, 1], "range": [-0.6, 1.24], "showline": false, "ticktext": ["-0.6", "-0.4", "-0.2", "0.0", "0.2", "0.4", "0.6", "0.8", "1.0"], "tickvals": [-0.6, -0.4, -0.2, 0, 0.2, 0.4, 0.6, 0.8, 1], "type": "linear"}}}
